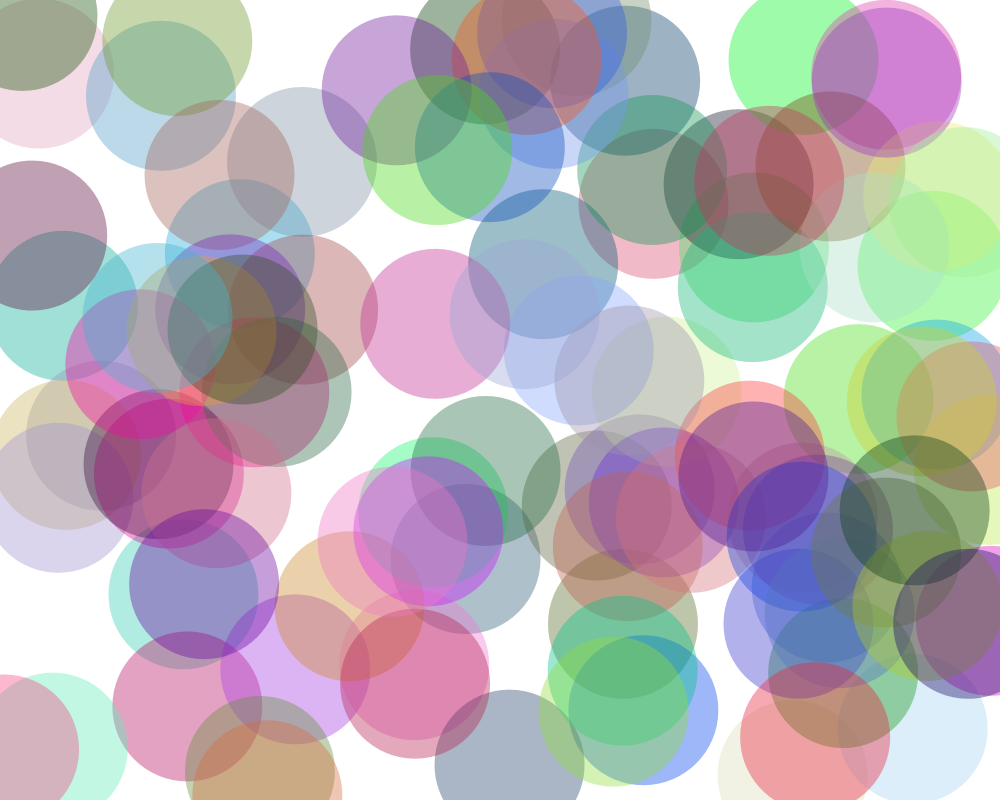
Frame 1 (no input)
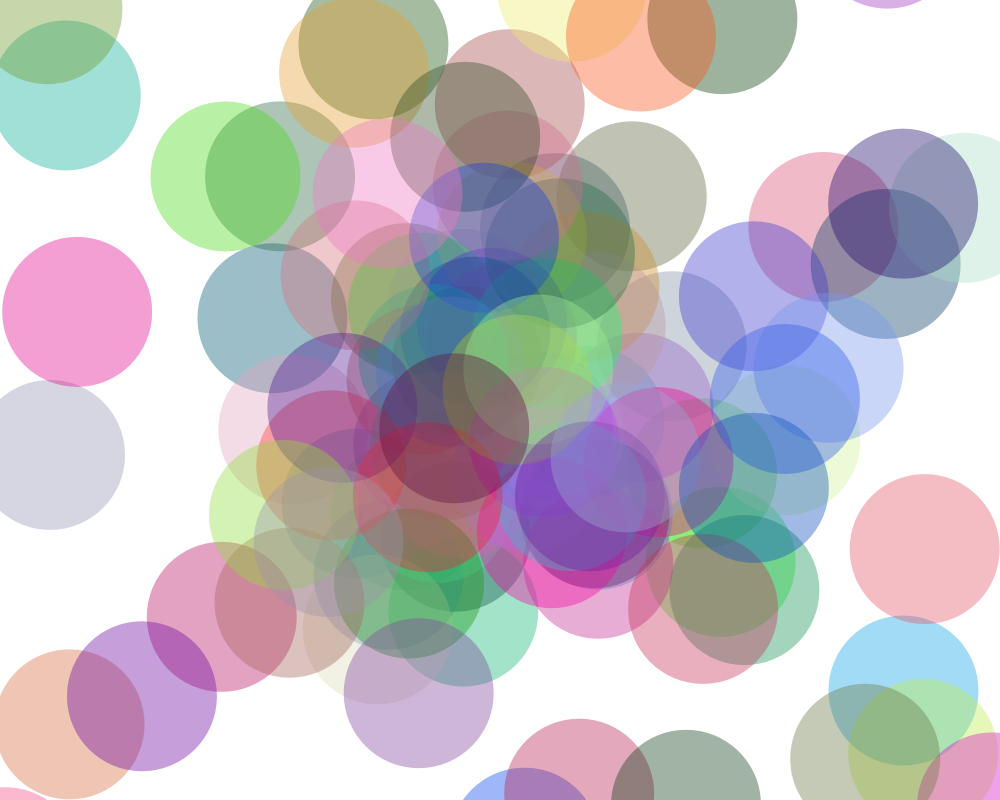
Frame 60 (the mouse pressed at the canvas centre just before this capture)
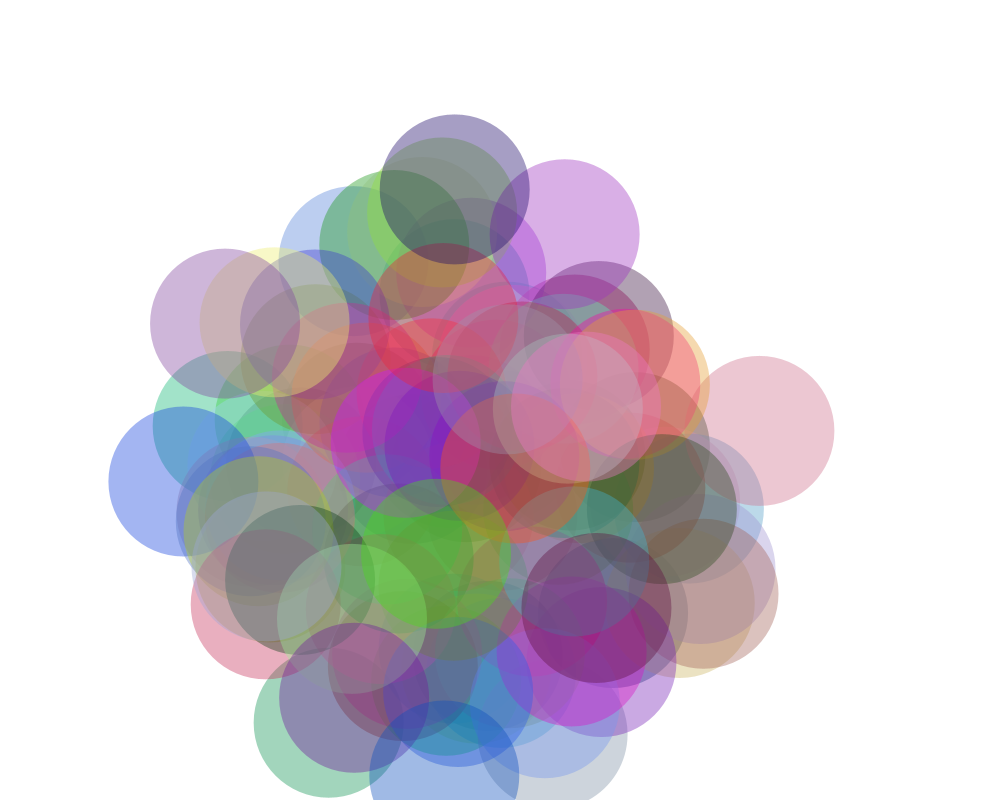
Frame 120 (the mouse held since frame 60 and released just before this capture)

The Processing sketch that drew these frames (run headless with seeded random() and noise(); from frame 60 on, the mouse is pressed at the canvas centre):

// Processing sketch: FlockOfCircles1
// ── FlockOfCircles1.pde
// The Nature of Code
// Daniel Shiffman
// http://natureofcode.com
// Ben Smith changes 2/5/20

// Demonstration of the basics of motion with vector.
// A "Mover" object stores position, velocity, and acceleration as vectors
// The motion is controlled by affecting the acceleration (in this case towards the mouse)

Mover[] movers = new Mover[100];

// random mover
float x;
float y;

void setup() {
  size(1000,800);
  for (int i = 0; i < movers.length; i++) {
    movers[i] = new Mover(); 
  }
  x=width/2;
  y=height/2;
}

void draw() {
  
  background(255,10);
  x+=random(-10,10);
  y+=random(-10,10);
  if(x > width || x < 0 ) x=width/2;
  if(y > height || y < 0 ) y=height/2;
  for (int i = 0; i < movers.length; i++) {
    movers[i].update((int)x,(int)y);
    movers[i].display(); 
  }
}

// ── Mover.pde
// The Nature of Code
// Daniel Shiffman
// http://natureofcode.com
// changes made by Ben Smith 02/04/2020

class Mover {

  // The Mover tracks position, velocity, and acceleration 
  PVector position;
  PVector velocity;
  PVector acceleration;
  // The Mover's maximum speed
  float topspeed;
  color myColor;

  Mover() {
    // Start in the center
    position = new PVector(random(width),random(height));
    velocity = new PVector(random(-10,10),random(-10,10));
    topspeed = 8;
    myColor = color(random(255),random(255), random(255),100);
  }

  void update(int moverX, int moverY) {
    
    // Compute a vector that points from position to mouse
    PVector mouse = new PVector(moverX,moverY);
    acceleration = PVector.sub(mouse,position);
    // Set magnitude of acceleration
    //acceleration.setMag(0.2);
    acceleration.normalize();
    acceleration.mult(0.2);
    
    // Velocity changes according to acceleration
    velocity.add(acceleration);
    // Limit the velocity by topspeed
    velocity.limit(topspeed);
    // position changes by velocity
    position.add(velocity);
  }

  void display() {
    noStroke();
    //strokeWeight(2);
    fill(myColor);
    ellipse(position.x,position.y,150,150);
  }

}
